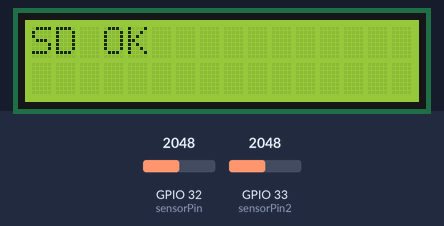
Bench run of a sketch on a simulated ESP32. Parts: 16×2 character LCD. Inputs (shaded band) come from the test bench; at power-on: GPIO 32 (sensorPin) = 2048, GPIO 33 (sensorPin2) = 2048. Storage starts empty; nothing arrives over Bluetooth unless stated; a phone connects over Bluetooth LE 3 s after start; what the sketch prints to the serial monitor is not drawn.

Above: at 0.2 s.
At 1.7 s:
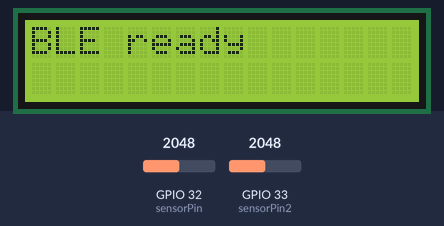
At 5.1 s:
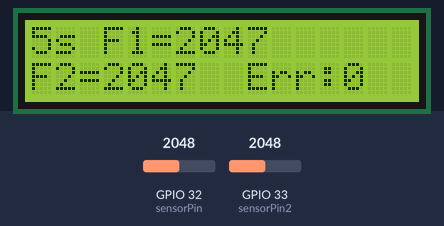
At 10.1 s:
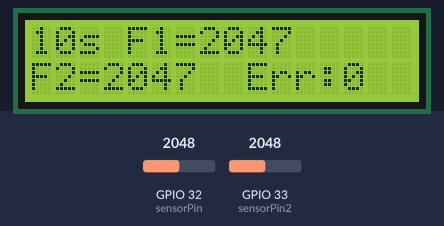
At 20.1 s:
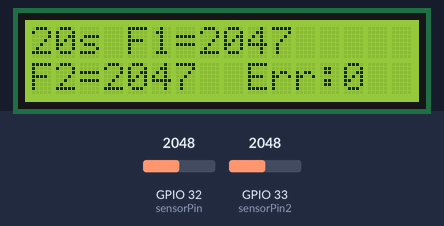
At 35.1 s:
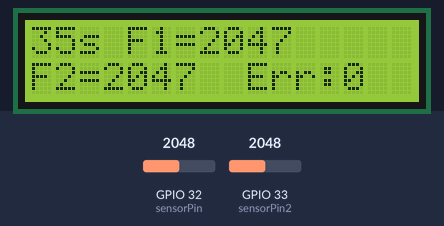

The sketch:

force_sensor_BLE.ino
```cpp
#include <SPI.h>
#include <SD.h>
#include <Wire.h>
#include <LiquidCrystal_I2C.h>
#include <BLEDevice.h>
#include <BLEServer.h>
#include <BLEUtils.h>
#include <BLE2902.h>

LiquidCrystal_I2C lcd(0x27, 16, 2);

// ── Pines ────────────────────────────────────────────────
const int sensorPin  = 32;
const int sensorPin2 = 33;
const int chipSelect = 5;

// ── Timing ───────────────────────────────────────────────
unsigned long lastReadTime = 0;
const unsigned long interval = 5000;

// ── SD ───────────────────────────────────────────────────
bool sdOK = false;
unsigned long writeErrorCount = 0;

// ── BLE ──────────────────────────────────────────────────
#define SERVICE_UUID        "4fafc201-1fb5-459e-8fcc-c5c9c331914b"
#define CHARACTERISTIC_UUID "beb5483e-36e1-4688-b7f5-ea07361b26a8"

BLECharacteristic *pCharacteristic = nullptr;
bool bleClientConnected = false;

class MyServerCallbacks : public BLEServerCallbacks {
  void onConnect(BLEServer *pServer) override {
    bleClientConnected = true;
    Serial.println("BLE client connected");
  }
  void onDisconnect(BLEServer *pServer) override {
    bleClientConnected = false;
    Serial.println("BLE client disconnected");
    pServer->startAdvertising(); // reanudar advertising al desconectar
  }
};

// ── SD helpers ───────────────────────────────────────────
bool initSD() {
  if (!SD.begin(chipSelect)) {
    Serial.println("SD init failed!");
    return false;
  }
  Serial.println("SD initialized.");
  return true;
}

bool writeHeader() {
  File f = SD.open("/FSR_log.csv", FILE_APPEND);
  if (!f) return false;
  if (f.size() == 0) {
    f.println("Time_s,SensorValue1,SensorValue2");
    f.flush();
  }
  f.close();
  return true;
}

bool writeToSD(float timeSec, int v1, int v2) {
  File f = SD.open("/FSR_log.csv", FILE_APPEND);
  if (!f) return false;
  f.print(timeSec, 2);
  f.print(",");
  f.print(v1);
  f.print(",");
  f.println(v2);
  f.flush();
  f.close();
  return true;
}

// ── Setup ────────────────────────────────────────────────
void setup() {
  Serial.begin(115200);

  // LCD
  lcd.init();
  lcd.backlight();
  lcd.clear();

  // SD
  sdOK = initSD();
  if (sdOK) sdOK = writeHeader();
  lcd.setCursor(0, 0);
  lcd.print(sdOK ? "SD OK           " : "SD FAIL         ");
  delay(1500);
  lcd.clear();

  // BLE
  BLEDevice::init("FSR_Sensor");
  BLEServer *pServer = BLEDevice::createServer();
  pServer->setCallbacks(new MyServerCallbacks());

  BLEService *pService = pServer->createService(SERVICE_UUID);

  pCharacteristic = pService->createCharacteristic(
    CHARACTERISTIC_UUID,
    BLECharacteristic::PROPERTY_NOTIFY
  );
  pCharacteristic->addDescriptor(new BLE2902());

  pService->start();

  BLEAdvertising *pAdvertising = BLEDevice::getAdvertising();
  pAdvertising->addServiceUUID(SERVICE_UUID);
  pAdvertising->setScanResponse(true);
  pAdvertising->setMinPreferred(0x06);
  BLEDevice::startAdvertising();

  Serial.println("BLE advertising started — device name: FSR_Sensor");

  lcd.setCursor(0, 0);
  lcd.print("BLE ready       ");
  delay(1000);
  lcd.clear();
}

// ── Loop ─────────────────────────────────────────────────
void loop() {
  unsigned long currentTime = millis();

  if (currentTime - lastReadTime >= interval) {
    lastReadTime = currentTime;

    // -- Promediar lecturas --
    const int numSamples = 10;
    long total = 0, total2 = 0;
    for (int i = 0; i < numSamples; i++) {
      total  += analogRead(sensorPin);
      total2 += analogRead(sensorPin2);
      delay(5);
    }

    int sensorValue  = total  / numSamples;
    int sensorValue2 = total2 / numSamples;

    int y  = map(sensorValue,  0, 4095, 4095, 0);
    int y2 = map(sensorValue2, 0, 4095, 4095, 0);

    float timeSec = currentTime / 1000.0;

    // -- Serial --
    Serial.printf("Time: %.2f s | S1: %d | S2: %d\n", timeSec, y, y2);

    // -- LCD --
    lcd.setCursor(0, 0);
    lcd.printf("%.0fs F1=%-5d  ", timeSec, y);
    lcd.setCursor(0, 1);
    lcd.printf("F2=%-5d Err:%-3lu", y2, writeErrorCount);

    // -- SD --
    if (!sdOK) {
      sdOK = initSD();
      if (sdOK) writeHeader();
    }
    if (sdOK) {
      bool ok = writeToSD(timeSec, sensorValue, sensorValue2);
      if (!ok) {
        writeErrorCount++;
        sdOK = false;
        Serial.printf("Error escritura SD (#%lu)\n", writeErrorCount);
      }
    }

    // -- BLE notify --
    if (bleClientConnected && pCharacteristic != nullptr) {
      // Formato CSV: "tiempo,fuerza1,fuerza2"
      char bleMsg[32];
      snprintf(bleMsg, sizeof(bleMsg), "%.2f,%d,%d", timeSec, y, y2);
      pCharacteristic->setValue((uint8_t*)bleMsg, strlen(bleMsg));
      pCharacteristic->notify();
      Serial.printf("BLE sent: %s\n", bleMsg);
    }
  }
}
```

Measured:
- what the display in image 1 shows lasts 1.0 s, from 1.6 s to 2.6 s
- what the display in image 2 shows lasts 5.0 s, from 5.1 s to 10.1 s
